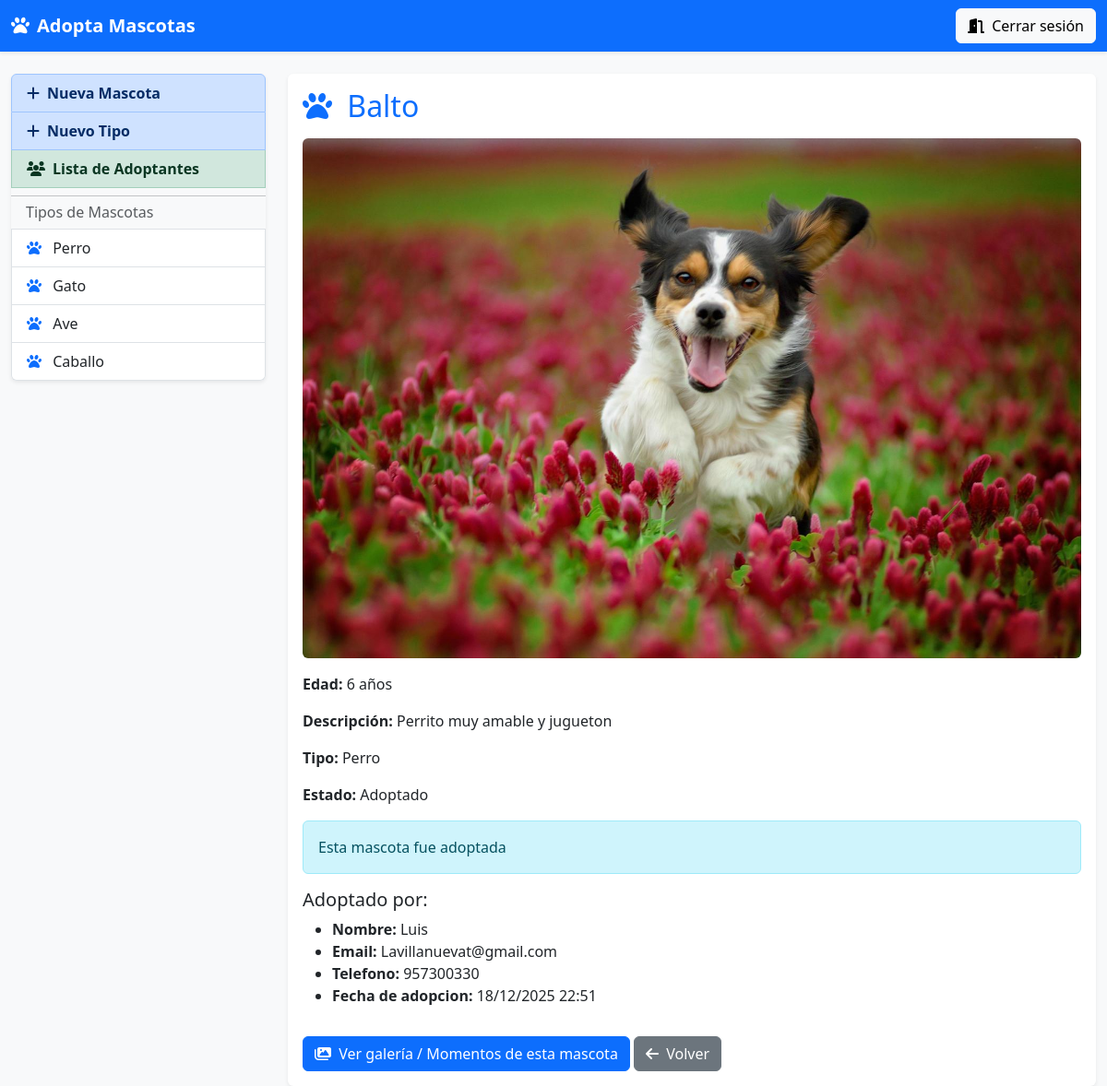
Screenshot of /detalleMascota/2 (signed in) with the database file from the repository.
### app1/models.py (models this page shows, shortened)
class TipoMascota(models.Model):
    nombre = models.CharField(max_length=64,null=True,blank=True)
    descripcion = models.TextField(max_length=256,null=True,blank=True)

class Mascota(models.Model):
    nombre = models.CharField(max_length=128,null=True,blank=True)
    edad = models.IntegerField()
    descripcion = models.TextField(max_length=512,null=True,blank=True)
    foto = models.ImageField(upload_to='mascotas/')
    tipo = models.ForeignKey(TipoMascota, on_delete=models.CASCADE)
    estado = models.CharField(max_length=20,null=True,blank=True)

class Adopcion(models.Model):
    mascota = models.OneToOneField(Mascota, on_delete=models.CASCADE)
    persona = models.ForeignKey(Persona, on_delete=models.CASCADE)
    fecha_adopcion = models.CharField(max_length=20,null=True,blank=True)

class Persona(models.Model):
    nombre = models.CharField(max_length=128,null=True,blank=True)
    email = models.CharField(max_length=128,null=True,blank=True)
    telefono = models.CharField(max_length=20,null=True,blank=True)

### app1/views.py (the view, shortened to what this page needs)
# urls.py: path('detalleMascota/<int:idMascota>',views.detalleMascota,name='detalleMascota'),
@login_required(login_url='/')
def detalleMascota(request,idMascota):
    mascota = Mascota.objects.get(id=idMascota)
    tipos = TipoMascota.objects.all()
    adopcion = None
    if mascota.estado == 'Adoptado':
        try:
            adopcion = Adopcion.objects.get(mascota=mascota)
        except Adopcion.DoesNotExist:
            adopcion = None
    return render(request,'detalleMascota.html',{
        "tipos":tipos,
        "adopcion": adopcion,
        "mascota":mascota,
    })

### app1/templates/detalleMascota.html
{% extends "layout.html" %}
{% block content %}
  <div class="card shadow-sm border-0">
    <div class="card-body">
      <h2 class="mb-3 text-primary">
        <i class="fa-solid fa-paw me-2"></i> {{ mascota.nombre }}
      </h2>
      {% if mascota.foto %}
        <img src="{{ mascota.foto.url }}" class="img-fluid rounded mb-3" alt="{{ mascota.nombre }}">
      {% else %}
        <img src="https://via.placeholder.com/400x300?text=Sin+Foto" class="img-fluid rounded mb-3">
      {% endif %}
      <p><strong>Edad:</strong> {{ mascota.edad }} años</p>
      <p><strong>Descripción:</strong> {{ mascota.descripcion }}</p>
      <p><strong>Tipo:</strong> {{ mascota.tipo.nombre }}</p>
      <p><strong>Estado:</strong> {{ mascota.estado }}</p>
      {% if mascota.estado == 'Disponible' %}
        <form method="post">
          {% csrf_token %}
          <div class="mb-3">
            <label for="nombre" class="form-label">Nombre</label>
            <input type="text" class="form-control" id="nombre" name="nombre" required>
          </div>
          <div class="mb-3">
            <label for="email" class="form-label">Email</label>
            <input type="text" class="form-control" id="email" name="email" required>
          </div>
          <div class="mb-3">
            <label for="telefono" class="form-label">Telefono</label>
            <input type="text" class="form-control" id="telefono" name="telefono" required>
          </div>
          <button type="submit" class="btn btn-success">
            <i class="fa-solid fa-heart me-1"></i> Adoptar
          </button>
        </form>
      {% else %}
        <div class="alert alert-info">
          Esta mascota fue adoptada
        </div>
        {% if adopcion %}
          <h5 class="mt-3">Adoptado por:</h5>
          <ul>
            <li><strong>Nombre:</strong> {{ adopcion.persona.nombre }}</li>
            <li><strong>Email:</strong> {{ adopcion.persona.email }}</li>
            <li><strong>Telefono:</strong> {{ adopcion.persona.telefono }}</li>
            <li><strong>Fecha de adopcion:</strong> {{ adopcion.fecha_adopcion }}</li>
          </ul>
        {% endif %}
      {% endif %}
      <a href="{% url 'app1:posts_mascota' mascota.id %}" class="btn btn-primary mt-3">
        <i class="fa-solid fa-images me-1"></i> Ver galería / Momentos de esta mascota
      </a>
      <a href="{% url 'app1:home' %}" class="btn btn-secondary mt-3">
        <i class="fa-solid fa-arrow-left me-1"></i> Volver
      </a>
    </div>
  </div>
{% endblock %}

### app1/templates/layout.html (shortened to what this page needs)
<!DOCTYPE html>
<html lang="es">
<head>
  <link href="https://cdn.jsdelivr.net/npm/bootstrap@5.3.0/dist/css/bootstrap.min.css"
        rel="stylesheet"
>
  <link rel="stylesheet"
        href="https://cdnjs.cloudflare.com/ajax/libs/font-awesome/6.3.0/css/all.min.css"
 />
</head>
<body class="bg-light">
  <nav class="navbar navbar-expand-lg navbar-dark bg-primary shadow-sm">
    <div class="container-fluid">
      <a class="navbar-brand fw-bold" href="{% url 'app1:home' %}">
        <i class="fa-solid fa-paw me-2"></i>Adopta Mascotas
      </a>
      <div>
        <a href="{% url 'app1:cerrarSesion' %}" class="btn btn-light">
          <i class="fa-solid fa-door-open me-1"></i> Cerrar sesión
        </a>
      </div>
    </div>
  </nav>
  <div class="container-fluid mt-4">
    <div class="row">
      <aside class="col-md-3 mb-3">
        <div class="list-group shadow-sm">
          <a href="{% url 'app1:crearMascota' %}" class="list-group-item list-group-item-action list-group-item-primary fw-bold">
            <i class="fa-solid fa-plus me-2"></i>Nueva Mascota
          </a>
          <a href="{% url 'app1:crearTipo' %}" class="list-group-item list-group-item-action list-group-item-primary fw-bold">
            <i class="fa-solid fa-plus me-2"></i>Nuevo Tipo
          </a>
          <a href="{% url 'app1:listaAdoptantes' %}" class="list-group-item list-group-item-action list-group-item-success fw-bold">
            <i class="fa-solid fa-users me-2"></i>Lista de Adoptantes
          </a>
          <hr class="my-2">
          <h6 class="px-3 text-muted">Tipos de Mascotas</h6>
          {% for tipo in tipos %}
            <a href="{% url 'app1:mascotasxtipo' tipo.id %}" class="list-group-item list-group-item-action">
              <i class="fa-solid fa-paw me-2 text-primary"></i> {{ tipo.nombre }}
            </a>
          {% empty %}
            <p class="px-3 text-muted">No hay tipos aún</p>
          {% endfor %}
        </div>
      </aside>
      <main class="col-md-9">
        {% block content %}{% endblock %}
      </main>
    </div>
  </div>
</body>
</html>

### rows the page displays
TipoMascota: nombre "Perro"
TipoMascota: nombre "Gato"
TipoMascota: nombre "Ave"
TipoMascota: nombre "Caballo"
Mascota: nombre "Balto", foto (picture), edad "6", descripcion "Perrito muy amable y jugueton", tipo.nombre "Perro", estado "Adoptado"
Adopcion: persona.nombre "Luis", persona.email "Lavillanuevat@gmail.com", persona.telefono "957300330", fecha_adopcion "18/12/2025 22:51"
